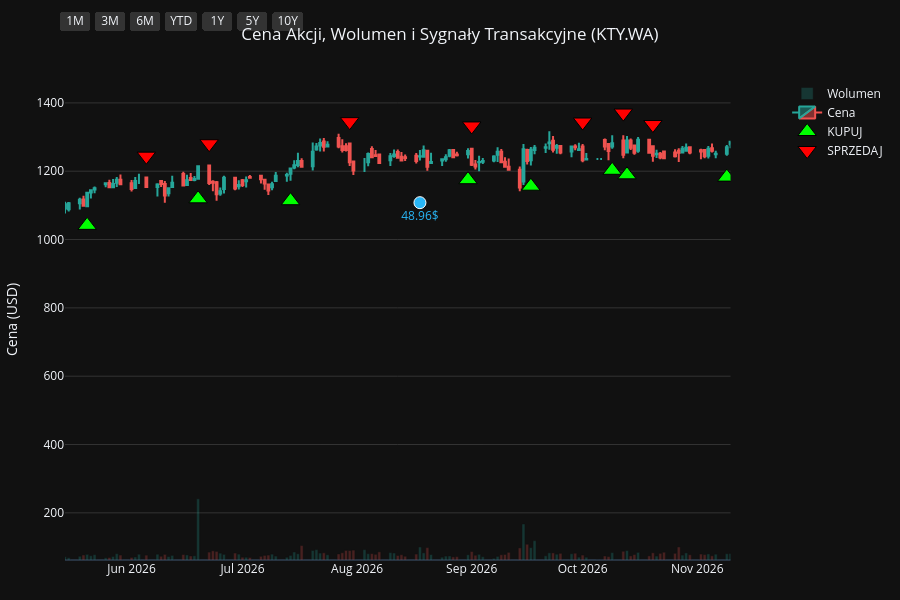
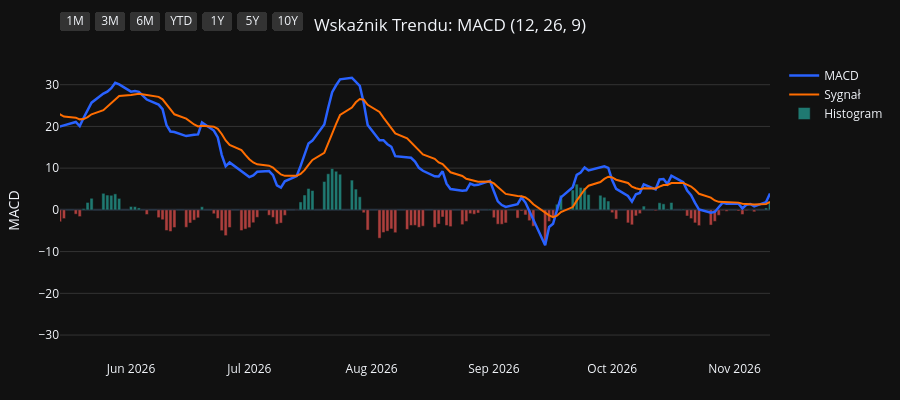
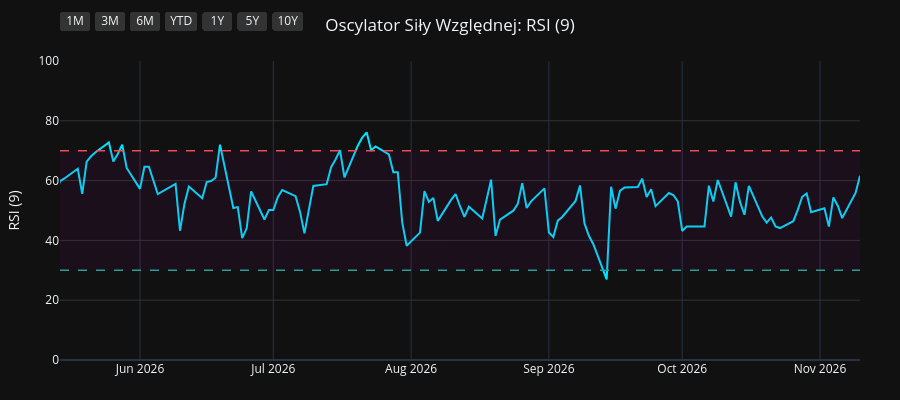
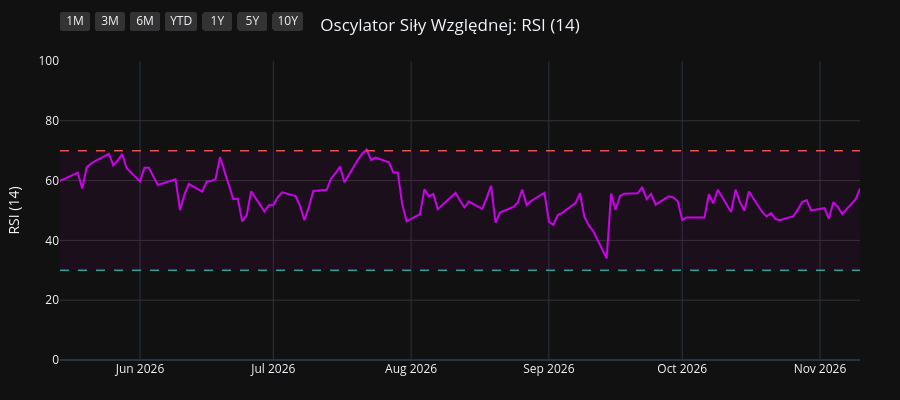

Notebook code for these charts, in order:
### Code cell
import os
import yfinance as yf
import pandas as pd
import pandas_ta as ta
import plotly.graph_objects as go
from plotly.subplots import make_subplots

# 1. Pobranie i przygotowanie danych
symbol = os.environ.get("STOCK_TICKER", "").strip().upper()
if not symbol:
    raise RuntimeError("Set STOCK_TICKER before running price_extractor.ipynb")
df = yf.Ticker(symbol).history(period="10y")
df.index = df.index.tz_localize(None)

# Wskaźniki i sygnały
df.ta.macd(fast=12, slow=26, signal=9, append=True)
df.ta.rsi(length=9, append=True)
df.ta.rsi(length=14, append=True)
df.ta.rsi(length=21, append=True)
df.dropna(inplace=True)

macd = df['MACD_12_26_9']
signal = df['MACDs_12_26_9']
wczorajszy_macd = macd.shift(1)
wczorajszy_signal = signal.shift(1)

df['Decyzja'] = 'BRAK'
df.loc[(macd > signal) & (wczorajszy_macd <= wczorajszy_signal), 'Decyzja'] = 'KUPUJ'
df.loc[(macd < signal) & (wczorajszy_macd >= wczorajszy_signal), 'Decyzja'] = 'SPRZEDAJ'

df_kupuj = df[df['Decyzja'] == 'KUPUJ']
df_sprzedaj = df[df['Decyzja'] == 'SPRZEDAJ']
df_dywidendy = df[df['Dividends'] > 0]
df_splity = df[df['Stock Splits'] > 0]

# Wspólna konfiguracja osi X
konfiguracja_osi_x = dict(
    type="date",
    showspikes=True, spikemode="across", spikesnap="cursor", spikedash="dot", spikecolor="#ffffff", spikethickness=1, hoverformat="%Y-%m-%d",
    rangeselector=dict(
        buttons=list([
            dict(count=1, label="1M", step="month", stepmode="backward"),
            dict(count=3, label="3M", step="month", stepmode="backward"),
            dict(count=6, label="6M", step="month", stepmode="backward"),
            dict(count=1, label="YTD", step="year", stepmode="todate"),
            dict(count=1, label="1Y", step="year", stepmode="backward"),
            dict(count=5, label="5Y", step="year", stepmode="backward"),
            dict(step="all", label="10Y")
        ]),
        bgcolor="#333333", activecolor="#2962ff", x=0, y=1.1
    )
)

# ==========================================
# WYKRES 1: CENA + WOLUMEN + SYGNAŁY
# ==========================================
fig1 = make_subplots(specs=[[{"secondary_y": True}]])

kolory_wolumenu = ['#26a69a' if row['Close'] >= row['Open'] else '#ef5350' for index, row in df.iterrows()]
fig1.add_trace(go.Bar(x=df.index, y=df['Volume'], marker_color=kolory_wolumenu, opacity=0.25, name='Wolumen'), secondary_y=True)
fig1.add_trace(go.Candlestick(x=df.index, open=df['Open'], high=df['High'], low=df['Low'], close=df['Close'], name='Cena', increasing_line_color='#26a69a', decreasing_line_color='#ef5350'), secondary_y=False)
fig1.add_trace(go.Scatter(x=df_kupuj.index, y=df_kupuj['Low'] * 0.95, customdata=df_kupuj[['Low', 'High']], mode='markers', marker=dict(symbol='triangle-up', size=16, color='#00ff00', line=dict(width=1, color='black')), name='KUPUJ', hovertemplate='KUPUJ<br>Najniższa: %{customdata[0]:.2f}<br>Najwyższa: %{customdata[1]:.2f}<extra></extra>'), secondary_y=False)
fig1.add_trace(go.Scatter(x=df_sprzedaj.index, y=df_sprzedaj['High'] * 1.05, customdata=df_sprzedaj[['Low', 'High']], mode='markers', marker=dict(symbol='triangle-down', size=16, color='#ff0000', line=dict(width=1, color='black')), name='SPRZEDAJ', hovertemplate='SPRZEDAJ<br>Najniższa: %{customdata[0]:.2f}<br>Najwyższa: %{customdata[1]:.2f}<extra></extra>'), secondary_y=False)

if not df_dywidendy.empty:
    fig1.add_trace(go.Scatter(x=df_dywidendy.index, y=df_dywidendy['Low'] * 0.90, mode='markers+text', marker=dict(symbol='circle', size=12, color='#29b6f6', line=dict(width=1, color='white')), text=df_dywidendy['Dividends'].apply(lambda x: f"{x}$"), textposition="bottom center", name='Dywidenda', showlegend=False, hovertemplate='Dywidenda: %{text}<extra></extra>', textfont=dict(color="#29b6f6")), secondary_y=False)
if not df_splity.empty:
                    fig1.add_trace(go.Scatter(x=df_splity.index, y=df_splity['High'], mode='markers+text', marker=dict(symbol='star', size=16, color='#ffee58', line=dict(width=1, color='black')), text=df_splity['Stock Splits'].apply(lambda x: f"{x:g}:1" if x >= 1 else f"1:{1 / x:g}"), textposition="top center", name='Split', hovertemplate='%{text}<extra></extra>', textfont=dict(color="#ffee58")), secondary_y=False)

fig1.update_layout(title=dict(text=f"Cena Akcji, Wolumen i Sygnały Transakcyjne ({symbol})", x=0.5, xanchor='center'), dragmode='pan', xaxis_rangeslider_visible=False, template='plotly_dark', height=600, hovermode='x unified', margin=dict(l=60, r=40, t=60, b=40))
fig1.update_xaxes(**konfiguracja_osi_x)
fig1.update_xaxes(range=[df.index.max() - pd.Timedelta(days=180), df.index.max()])
fig1.update_yaxes(title_text="Cena (USD)", secondary_y=False, gridcolor='#333333')
fig1.update_yaxes(range=[0, df['Volume'].max() * 4], showgrid=False, showticklabels=False, secondary_y=True)
fig1.show(config={'scrollZoom': True})

# ==========================================
# WYKRES 2: WSKAŹNIK MACD
# ==========================================
fig2 = go.Figure()
fig2.add_trace(go.Scatter(x=df.index, y=df['MACD_12_26_9'], line=dict(color='#2962ff', width=2.5), name='MACD'))
fig2.add_trace(go.Scatter(x=df.index, y=df['MACDs_12_26_9'], line=dict(color='#ff6d00', width=2), name='Sygnał'))
kolory_macd = ['#26a69a' if val >= 0 else '#ef5350' for val in df['MACDh_12_26_9']]
fig2.add_trace(go.Bar(x=df.index, y=df['MACDh_12_26_9'], marker_color=kolory_macd, name='Histogram', opacity=0.7))
fig2.update_layout(title=dict(text="Wskaźnik Trendu: MACD (12, 26, 9)", x=0.5, xanchor='center'), dragmode='pan', xaxis_rangeslider_visible=False, template='plotly_dark', height=400, hovermode='x unified', margin=dict(l=60, r=40, t=60, b=40))
fig2.update_xaxes(**konfiguracja_osi_x)
fig2.update_xaxes(range=[df.index.max() - pd.Timedelta(days=180), df.index.max()])
fig2.update_yaxes(title_text="MACD", gridcolor='#333333')
fig2.show(config={'scrollZoom': True})

# ==========================================
# WYKRES 3: OSCYLATOR RSI (9)
# ==========================================
fig3 = go.Figure()
fig3.add_trace(go.Scatter(x=df.index, y=df['RSI_9'], line=dict(color='#00e5ff', width=2), name='RSI (9)'))
fig3.add_hline(y=70, line_dash="dash", line_color="#ef5350", line_width=1.5)
fig3.add_hline(y=30, line_dash="dash", line_color="#26a69a", line_width=1.5)
fig3.add_hrect(y0=30, y1=70, line_width=0, fillcolor="purple", opacity=0.1)
fig3.update_layout(title=dict(text="Oscylator Siły Względnej: RSI (9)", x=0.5, xanchor='center'), dragmode='pan', xaxis_rangeslider_visible=False, template='plotly_dark', height=400, hovermode='x unified', margin=dict(l=60, r=40, t=60, b=40))
fig3.update_xaxes(**konfiguracja_osi_x)
fig3.update_xaxes(range=[df.index.max() - pd.Timedelta(days=180), df.index.max()])
fig3.update_yaxes(title_text="RSI (9)", range=[0, 100], gridcolor='#333333')
fig3.show(config={'scrollZoom': True})

# ==========================================
# WYKRES 4: OSCYLATOR RSI (14)
# ==========================================
fig4 = go.Figure()
fig4.add_trace(go.Scatter(x=df.index, y=df['RSI_14'], line=dict(color='#d500f9', width=2), name='RSI (14)'))
fig4.add_hline(y=70, line_dash="dash", line_color="#ef5350", line_width=1.5)
fig4.add_hline(y=30, line_dash="dash", line_color="#26a69a", line_width=1.5)
fig4.add_hrect(y0=30, y1=70, line_width=0, fillcolor="purple", opacity=0.1)
fig4.update_layout(title=dict(text="Oscylator Siły Względnej: RSI (14)", x=0.5, xanchor='center'), dragmode='pan', xaxis_rangeslider_visible=False, template='plotly_dark', height=400, hovermode='x unified', margin=dict(l=60, r=40, t=60, b=40))
fig4.update_xaxes(**konfiguracja_osi_x)
fig4.update_xaxes(range=[df.index.max() - pd.Timedelta(days=180), df.index.max()])
fig4.update_yaxes(title_text="RSI (14)", range=[0, 100], gridcolor='#333333')
fig4.show(config={'scrollZoom': True})

# ==========================================
# WYKRES 5: OSCYLATOR RSI (21)
# ==========================================
fig5 = go.Figure()
fig5.add_trace(go.Scatter(x=df.index, y=df['RSI_21'], line=dict(color='#64dd17', width=2), name='RSI (21)'))
fig5.add_hline(y=70, line_dash="dash", line_color="#ef5350", line_width=1.5)
fig5.add_hline(y=30, line_dash="dash", line_color="#26a69a", line_width=1.5)
fig5.add_hrect(y0=30, y1=70, line_width=0, fillcolor="purple", opacity=0.1)
fig5.update_layout(title=dict(text="Oscylator Siły Względnej: RSI (21)", x=0.5, xanchor='center'), dragmode='pan', xaxis_rangeslider_visible=False, template='plotly_dark', height=400, hovermode='x unified', margin=dict(l=60, r=40, t=60, b=40))
fig5.update_xaxes(**konfiguracja_osi_x)
fig5.update_xaxes(range=[df.index.max() - pd.Timedelta(days=180), df.index.max()])
fig5.update_yaxes(title_text="RSI (21)", range=[0, 100], gridcolor='#333333')
fig5.show(config={'scrollZoom': True})

### Figure 1 — Plotly figure (JSON) as saved in the notebook; plotly's stock layout.template omitted (floating-point values rounded to 4 significant figures; data arrays with more than 128 entries replaced by an {"elided": "..."} marker saying what was removed)
{"data": [{"marker": {"color": {"elided": "2506 str values"}}, "name": "Wolumen", "opacity": 0.25, "type": "bar", "x": {"elided": "2506 str values"}, "xaxis": "x", "y": {"elided": "2506 int values"}, "yaxis": "y2"}, {"close": {"elided": "2506 float values"}, "decreasing": {"line": {"color": "#ef5350"}}, "high": {"elided": "2506 float values"}, "increasing": {"line": {"color": "#26a69a"}}, "low": {"elided": "2506 float values"}, "name": "Cena", "open": {"elided": "2506 float values"}, "type": "candlestick", "x": {"elided": "2506 str values"}, "xaxis": "x", "yaxis": "y"}, {"customdata": {"elided": "112x2 float values"}, "hovertemplate": "KUPUJ<br>Najniższa: %{customdata[0]:.2f}<br>Najwyższa: %{customdata[1]:.2f}<extra></extra>", "marker": {"color": "#00ff00", "line": {"color": "black", "width": 1}, "size": 16, "symbol": "triangle-up"}, "mode": "markers", "name": "KUPUJ", "type": "scatter", "x": ["2017-01-17T00:00:00", "2017-03-15T00:00:00", "2017-04-07T00:00:00", "2017-05-31T00:00:00", "2017-06-07T00:00:00", "2017-08-08T00:00:00", "2017-09-05T00:00:00", "2017-09-13T00:00:00", "2017-10-02T00:00:00", "2017-10-12T00:00:00", "2017-10-31T00:00:00", "2017-11-29T00:00:00", "2018-02-27T00:00:00", "2018-03-13T00:00:00", "2018-04-05T00:00:00", "2018-04-19T00:00:00", "2018-05-11T00:00:00", "2018-05-31T00:00:00", "2018-06-07T00:00:00", "2018-07-10T00:00:00", "2018-07-26T00:00:00", "2018-09-20T00:00:00", "2018-11-26T00:00:00", "2018-12-31T00:00:00", "2019-02-06T00:00:00", "2019-03-13T00:00:00", "2019-04-04T00:00:00", "2019-04-23T00:00:00", "2019-05-09T00:00:00", "2019-05-14T00:00:00", "2019-05-27T00:00:00", "2019-06-10T00:00:00", "2019-06-28T00:00:00", "2019-07-18T00:00:00", "2019-08-21T00:00:00", "2019-10-18T00:00:00", "2019-12-03T00:00:00", "2020-01-10T00:00:00", "2020-02-03T00:00:00", "2020-03-26T00:00:00", "2020-05-27T00:00:00", "2020-06-01T00:00:00", "2020-08-10T00:00:00", "2020-09-25T00:00:00", "2020-10-20T00:00:00", "2020-11-10T00:00:00", "2020-12-04T00:00:00", "2020-12-08T00:00:00", "2020-12-16T00:00:00", "2021-02-11T00:00:00", "2021-02-25T00:00:00", "2021-03-24T00:00:00", "2021-04-27T00:00:00", "2021-05-07T00:00:00", "2021-06-23T00:00:00", "2021-08-31T00:00:00", "2021-09-06T00:00:00", "2021-10-04T00:00:00", "2021-12-08T00:00:00", "2021-12-21T00:00:00", "2022-03-16T00:00:00", "2022-04-20T00:00:00", "2022-05-25T00:00:00", "2022-06-28T00:00:00", "2022-07-25T00:00:00", "2022-07-29T00:00:00", "2022-08-04T00:00:00", "2022-08-09T00:00:00", "2022-10-05T00:00:00", "2022-10-26T00:00:00", "2023-01-09T00:00:00", "2023-03-06T00:00:00", "2023-03-15T00:00:00", "2023-04-17T00:00:00", "2023-06-15T00:00:00", "2023-08-11T00:00:00", "2023-09-20T00:00:00", "2023-09-29T00:00:00", "2023-10-13T00:00:00", "2023-11-17T00:00:00", "2023-12-20T00:00:00", "2024-01-29T00:00:00", "2024-02-14T00:00:00", "2024-03-26T00:00:00", "2024-06-21T00:00:00", "2024-08-16T00:00:00", "2024-09-24T00:00:00", "2024-11-13T00:00:00", "2025-01-10T00:00:00", "2025-03-14T00:00:00", "2025-04-17T00:00:00", "2025-05-28T00:00:00", "2025-06-10T00:00:00", "2025-06-24T00:00:00", "2025-07-23T00:00:00", "2025-08-11T00:00:00", "2025-10-17T00:00:00", "2025-11-13T00:00:00", "2025-11-26T00:00:00", "2026-01-07T00:00:00", "2026-02-03T00:00:00", "2026-02-09T00:00:00", "2026-03-30T00:00:00", "2026-05-06T00:00:00", "2026-05-20T00:00:00", "2026-06-19T00:00:00", "2026-07-14T00:00:00", "2026-08-31T00:00:00", "2026-09-17T00:00:00", "2026-10-09T00:00:00", "2026-10-13T00:00:00", "2026-11-09T00:00:00"], "xaxis": "x", "y": [178.0, 192.2, 186.4, 193.0, 194.4, 191.8, 196.9, 197.4, 192.5, 197.4, 193.7, 187.5, 181.8, 174.7, 170.7, 166.8, 172.0, 180.1, 178.6, 164.5, 167.9, 200.6, 173.8, 174.6, 180.4, 187.3, 182.0, 179.9, 180.9, 177.8, 179.3, 183.9, 179.3, 172.5, 175.5, 161.8, 189.5, 202.7, 206.7, 184.1, 197.3, 195.8, 264.9, 270.3, 281.4, 275.5, 281.1, 278.0, 278.6, 301.2, 310.2, 310.8, 367.8, 370.3, 417.2, 439.8, 443.8, 413.8, 390.5, 369.9, 359.3, 420.5, 397.2, 390.5, 387.8, 380.5, 382.7, 387.8, 361.9, 339.3, 347.0, 365.9, 364.1, 392.2, 425.7, 532.9, 517.3, 515.3, 508.9, 583.6, 590.4, 543.6, 520.9, 592.8, 699.8, 632.3, 666.1, 598.3, 588.0, 712.9, 681.2, 746.4, 735.7, 738.7, 772.6, 768.3, 818.6, 863.4, 862.9, 846.5, 926.4, 950.2, 886.2, 1047.0, 1042.0, 1119.0, 1114.0, 1175.0, 1156.0, 1203.0, 1189.0, 1183.0], "yaxis": "y"}, {"customdata": {"elided": "112x2 float values"}, "hovertemplate": "SPRZEDAJ<br>Najniższa: %{customdata[0]:.2f}<br>Najwyższa: %{customdata[1]:.2f}<extra></extra>", "marker": {"color": "#ff0000", "line": {"color": "black", "width": 1}, "size": 16, "symbol": "triangle-down"}, "mode": "markers", "name": "SPRZEDAJ", "type": "scatter", "x": ["2017-01-03T00:00:00", "2017-02-09T00:00:00", "2017-03-20T00:00:00", "2017-05-11T00:00:00", "2017-06-01T00:00:00", "2017-06-26T00:00:00", "2017-08-29T00:00:00", "2017-09-06T00:00:00", "2017-09-25T00:00:00", "2017-10-05T00:00:00", "2017-10-17T00:00:00", "2017-11-13T00:00:00", "2018-01-12T00:00:00", "2018-02-28T00:00:00", "2018-03-26T00:00:00", "2018-04-12T00:00:00", "2018-05-10T00:00:00", "2018-05-23T00:00:00", "2018-06-01T00:00:00", "2018-06-15T00:00:00", "2018-07-24T00:00:00", "2018-09-03T00:00:00", "2018-09-24T00:00:00", "2018-12-19T00:00:00", "2019-02-01T00:00:00", "2019-02-21T00:00:00", "2019-03-22T00:00:00", "2019-04-16T00:00:00", "2019-05-06T00:00:00", "2019-05-13T00:00:00", "2019-05-24T00:00:00", "2019-06-03T00:00:00", "2019-06-12T00:00:00", "2019-07-08T00:00:00", "2019-08-08T00:00:00", "2019-09-13T00:00:00", "2019-11-26T00:00:00", "2019-12-18T00:00:00", "2020-01-15T00:00:00", "2020-02-24T00:00:00", "2020-05-11T00:00:00", "2020-05-28T00:00:00", "2020-07-13T00:00:00", "2020-08-31T00:00:00", "2020-10-13T00:00:00", "2020-10-28T00:00:00", "2020-12-02T00:00:00", "2020-12-07T00:00:00", "2020-12-10T00:00:00", "2021-01-15T00:00:00", "2021-02-24T00:00:00", "2021-03-03T00:00:00", "2021-04-20T00:00:00", "2021-05-06T00:00:00", "2021-05-19T00:00:00", "2021-07-15T00:00:00", "2021-09-02T00:00:00", "2021-09-16T00:00:00", "2021-10-26T00:00:00", "2021-12-14T00:00:00", "2022-01-21T00:00:00", "2022-04-07T00:00:00", "2022-04-25T00:00:00", "2022-06-13T00:00:00", "2022-07-13T00:00:00", "2022-07-26T00:00:00", "2022-08-03T00:00:00", "2022-08-05T00:00:00", "2022-08-30T00:00:00", "2022-10-12T00:00:00", "2022-12-07T00:00:00", "2023-02-15T00:00:00", "2023-03-13T00:00:00", "2023-04-04T00:00:00", "2023-05-04T00:00:00", "2023-07-26T00:00:00", "2023-08-18T00:00:00", "2023-09-28T00:00:00", "2023-10-02T00:00:00", "2023-11-13T00:00:00", "2023-11-23T00:00:00", "2024-01-02T00:00:00", "2024-02-13T00:00:00", "2024-03-22T00:00:00", "2024-05-16T00:00:00", "2024-07-02T00:00:00", "2024-09-20T00:00:00", "2024-10-14T00:00:00", "2024-12-19T00:00:00", "2025-02-24T00:00:00", "2025-03-24T00:00:00", "2025-05-15T00:00:00", "2025-06-02T00:00:00", "2025-06-11T00:00:00", "2025-07-11T00:00:00", "2025-07-25T00:00:00", "2025-09-03T00:00:00", "2025-11-04T00:00:00", "2025-11-17T00:00:00", "2025-12-08T00:00:00", "2026-01-30T00:00:00", "2026-02-05T00:00:00", "2026-02-17T00:00:00", "2026-04-29T00:00:00", "2026-05-11T00:00:00", "2026-06-05T00:00:00", "2026-06-22T00:00:00", "2026-07-30T00:00:00", "2026-09-01T00:00:00", "2026-10-01T00:00:00", "2026-10-12T00:00:00", "2026-10-20T00:00:00"], "xaxis": "x", "y": [197.2, 213.0, 211.1, 218.2, 218.2, 221.2, 218.8, 220.7, 218.6, 219.2, 217.7, 211.5, 223.9, 204.0, 193.1, 187.6, 192.5, 198.2, 199.3, 197.7, 187.4, 228.7, 225.5, 199.4, 201.5, 212.3, 206.4, 198.8, 198.8, 201.2, 202.9, 204.4, 202.9, 196.5, 198.8, 193.0, 205.7, 216.8, 226.6, 251.6, 228.5, 220.3, 289.9, 311.7, 315.5, 317.6, 308.0, 314.5, 311.7, 340.8, 347.0, 354.5, 398.3, 413.4, 440.1, 513.3, 489.0, 492.7, 463.3, 430.2, 474.3, 461.8, 473.6, 446.4, 439.9, 441.5, 447.1, 438.3, 456.8, 398.8, 468.1, 404.4, 405.3, 427.0, 467.3, 568.0, 581.7, 570.0, 581.9, 634.8, 658.2, 662.2, 596.9, 664.0, 792.5, 769.1, 755.7, 793.2, 671.8, 780.4, 816.0, 813.6, 834.9, 848.2, 858.2, 868.2, 923.5, 949.2, 940.1, 944.2, 1032.0, 1054.0, 1091.0, 1128.0, 1153.0, 1244.0, 1280.0, 1345.0, 1332.0, 1344.0, 1370.0, 1337.0], "yaxis": "y"}, {"hovertemplate": "Dywidenda: %{text}<extra></extra>", "marker": {"color": "#29b6f6", "line": {"color": "white", "width": 1}, "size": 12, "symbol": "circle"}, "mode": "markers+text", "name": "Dywidenda", "showlegend": false, "text": ["30.0$", "23.94$", "23.93$", "34.989998$", "44.57$", "52.37$", "62.5$", "55.41$", "55.46$", "48.96$"], "textfont": {"color": "#29b6f6"}, "textposition": "bottom center", "type": "scatter", "x": ["2017-08-23T00:00:00", "2018-06-25T00:00:00", "2019-08-21T00:00:00", "2020-09-18T00:00:00", "2021-05-28T00:00:00", "2022-07-08T00:00:00", "2023-08-21T00:00:00", "2024-08-20T00:00:00", "2025-08-19T00:00:00", "2026-08-18T00:00:00"], "xaxis": "x", "y": [188.9, 154.3, 166.3, 247.5, 371.9, 359.1, 485.1, 605.9, 748.3, 1108.0], "yaxis": "y"}], "layout": {"dragmode": "pan", "height": 600, "hovermode": "x unified", "margin": {"b": 40, "l": 60, "r": 40, "t": 60}, "title": {"text": "Cena Akcji, Wolumen i Sygnały Transakcyjne (KTY.WA)", "x": 0.5, "xanchor": "center"}, "xaxis": {"anchor": "y", "domain": [0.0, 0.94], "hoverformat": "%Y-%m-%d", "range": ["2026-05-14T00:00:00", "2026-11-10T00:00:00"], "rangeselector": {"activecolor": "#2962ff", "bgcolor": "#333333", "buttons": [{"count": 1, "label": "1M", "step": "month", "stepmode": "backward"}, {"count": 3, "label": "3M", "step": "month", "stepmode": "backward"}, {"count": 6, "label": "6M", "step": "month", "stepmode": "backward"}, {"count": 1, "label": "YTD", "step": "year", "stepmode": "todate"}, {"count": 1, "label": "1Y", "step": "year", "stepmode": "backward"}, {"count": 5, "label": "5Y", "step": "year", "stepmode": "backward"}, {"label": "10Y", "step": "all"}], "x": 0, "y": 1.1}, "rangeslider": {"visible": false}, "showspikes": true, "spikecolor": "#ffffff", "spikedash": "dot", "spikemode": "across", "spikesnap": "cursor", "spikethickness": 1, "type": "date"}, "yaxis": {"anchor": "x", "domain": [0.0, 1.0], "gridcolor": "#333333", "title": {"text": "Cena (USD)"}}, "yaxis2": {"anchor": "x", "overlaying": "y", "range": [0, 1458020], "showgrid": false, "showticklabels": false, "side": "right"}}}

### Figure 2 — Plotly figure (JSON) as saved in the notebook; plotly's stock layout.template omitted (floating-point values rounded to 4 significant figures; data arrays with more than 128 entries replaced by an {"elided": "..."} marker saying what was removed)
{"data": [{"line": {"color": "#2962ff", "width": 2.5}, "name": "MACD", "type": "scatter", "x": {"elided": "2506 str values"}, "y": {"elided": "2506 float values"}}, {"line": {"color": "#ff6d00", "width": 2}, "name": "Sygnał", "type": "scatter", "x": {"elided": "2506 str values"}, "y": {"elided": "2506 float values"}}, {"marker": {"color": {"elided": "2506 str values"}}, "name": "Histogram", "opacity": 0.7, "type": "bar", "x": {"elided": "2506 str values"}, "y": {"elided": "2506 float values"}}], "layout": {"dragmode": "pan", "height": 400, "hovermode": "x unified", "margin": {"b": 40, "l": 60, "r": 40, "t": 60}, "title": {"text": "Wskaźnik Trendu: MACD (12, 26, 9)", "x": 0.5, "xanchor": "center"}, "xaxis": {"hoverformat": "%Y-%m-%d", "range": ["2026-05-14T00:00:00", "2026-11-10T00:00:00"], "rangeselector": {"activecolor": "#2962ff", "bgcolor": "#333333", "buttons": [{"count": 1, "label": "1M", "step": "month", "stepmode": "backward"}, {"count": 3, "label": "3M", "step": "month", "stepmode": "backward"}, {"count": 6, "label": "6M", "step": "month", "stepmode": "backward"}, {"count": 1, "label": "YTD", "step": "year", "stepmode": "todate"}, {"count": 1, "label": "1Y", "step": "year", "stepmode": "backward"}, {"count": 5, "label": "5Y", "step": "year", "stepmode": "backward"}, {"label": "10Y", "step": "all"}], "x": 0, "y": 1.1}, "rangeslider": {"visible": false}, "showspikes": true, "spikecolor": "#ffffff", "spikedash": "dot", "spikemode": "across", "spikesnap": "cursor", "spikethickness": 1, "type": "date"}, "yaxis": {"gridcolor": "#333333", "title": {"text": "MACD"}}}}

### Figure 3 — Plotly figure (JSON) as saved in the notebook; plotly's stock layout.template omitted (floating-point values rounded to 4 significant figures; data arrays with more than 128 entries replaced by an {"elided": "..."} marker saying what was removed)
{"data": [{"line": {"color": "#00e5ff", "width": 2}, "name": "RSI (9)", "type": "scatter", "x": {"elided": "2506 str values"}, "y": {"elided": "2506 float values"}}], "layout": {"dragmode": "pan", "height": 400, "hovermode": "x unified", "margin": {"b": 40, "l": 60, "r": 40, "t": 60}, "shapes": [{"line": {"color": "#ef5350", "dash": "dash", "width": 1.5}, "type": "line", "x0": 0, "x1": 1, "xref": "x domain", "y0": 70, "y1": 70, "yref": "y"}, {"line": {"color": "#26a69a", "dash": "dash", "width": 1.5}, "type": "line", "x0": 0, "x1": 1, "xref": "x domain", "y0": 30, "y1": 30, "yref": "y"}, {"fillcolor": "purple", "line": {"width": 0}, "opacity": 0.1, "type": "rect", "x0": 0, "x1": 1, "xref": "x domain", "y0": 30, "y1": 70, "yref": "y"}], "title": {"text": "Oscylator Siły Względnej: RSI (9)", "x": 0.5, "xanchor": "center"}, "xaxis": {"hoverformat": "%Y-%m-%d", "range": ["2026-05-14T00:00:00", "2026-11-10T00:00:00"], "rangeselector": {"activecolor": "#2962ff", "bgcolor": "#333333", "buttons": [{"count": 1, "label": "1M", "step": "month", "stepmode": "backward"}, {"count": 3, "label": "3M", "step": "month", "stepmode": "backward"}, {"count": 6, "label": "6M", "step": "month", "stepmode": "backward"}, {"count": 1, "label": "YTD", "step": "year", "stepmode": "todate"}, {"count": 1, "label": "1Y", "step": "year", "stepmode": "backward"}, {"count": 5, "label": "5Y", "step": "year", "stepmode": "backward"}, {"label": "10Y", "step": "all"}], "x": 0, "y": 1.1}, "rangeslider": {"visible": false}, "showspikes": true, "spikecolor": "#ffffff", "spikedash": "dot", "spikemode": "across", "spikesnap": "cursor", "spikethickness": 1, "type": "date"}, "yaxis": {"gridcolor": "#333333", "range": [0, 100], "title": {"text": "RSI (9)"}}}}

### Figure 4 — Plotly figure (JSON) as saved in the notebook; plotly's stock layout.template omitted (floating-point values rounded to 4 significant figures; data arrays with more than 128 entries replaced by an {"elided": "..."} marker saying what was removed)
{"data": [{"line": {"color": "#d500f9", "width": 2}, "name": "RSI (14)", "type": "scatter", "x": {"elided": "2506 str values"}, "y": {"elided": "2506 float values"}}], "layout": {"dragmode": "pan", "height": 400, "hovermode": "x unified", "margin": {"b": 40, "l": 60, "r": 40, "t": 60}, "shapes": [{"line": {"color": "#ef5350", "dash": "dash", "width": 1.5}, "type": "line", "x0": 0, "x1": 1, "xref": "x domain", "y0": 70, "y1": 70, "yref": "y"}, {"line": {"color": "#26a69a", "dash": "dash", "width": 1.5}, "type": "line", "x0": 0, "x1": 1, "xref": "x domain", "y0": 30, "y1": 30, "yref": "y"}, {"fillcolor": "purple", "line": {"width": 0}, "opacity": 0.1, "type": "rect", "x0": 0, "x1": 1, "xref": "x domain", "y0": 30, "y1": 70, "yref": "y"}], "title": {"text": "Oscylator Siły Względnej: RSI (14)", "x": 0.5, "xanchor": "center"}, "xaxis": {"hoverformat": "%Y-%m-%d", "range": ["2026-05-14T00:00:00", "2026-11-10T00:00:00"], "rangeselector": {"activecolor": "#2962ff", "bgcolor": "#333333", "buttons": [{"count": 1, "label": "1M", "step": "month", "stepmode": "backward"}, {"count": 3, "label": "3M", "step": "month", "stepmode": "backward"}, {"count": 6, "label": "6M", "step": "month", "stepmode": "backward"}, {"count": 1, "label": "YTD", "step": "year", "stepmode": "todate"}, {"count": 1, "label": "1Y", "step": "year", "stepmode": "backward"}, {"count": 5, "label": "5Y", "step": "year", "stepmode": "backward"}, {"label": "10Y", "step": "all"}], "x": 0, "y": 1.1}, "rangeslider": {"visible": false}, "showspikes": true, "spikecolor": "#ffffff", "spikedash": "dot", "spikemode": "across", "spikesnap": "cursor", "spikethickness": 1, "type": "date"}, "yaxis": {"gridcolor": "#333333", "range": [0, 100], "title": {"text": "RSI (14)"}}}}
